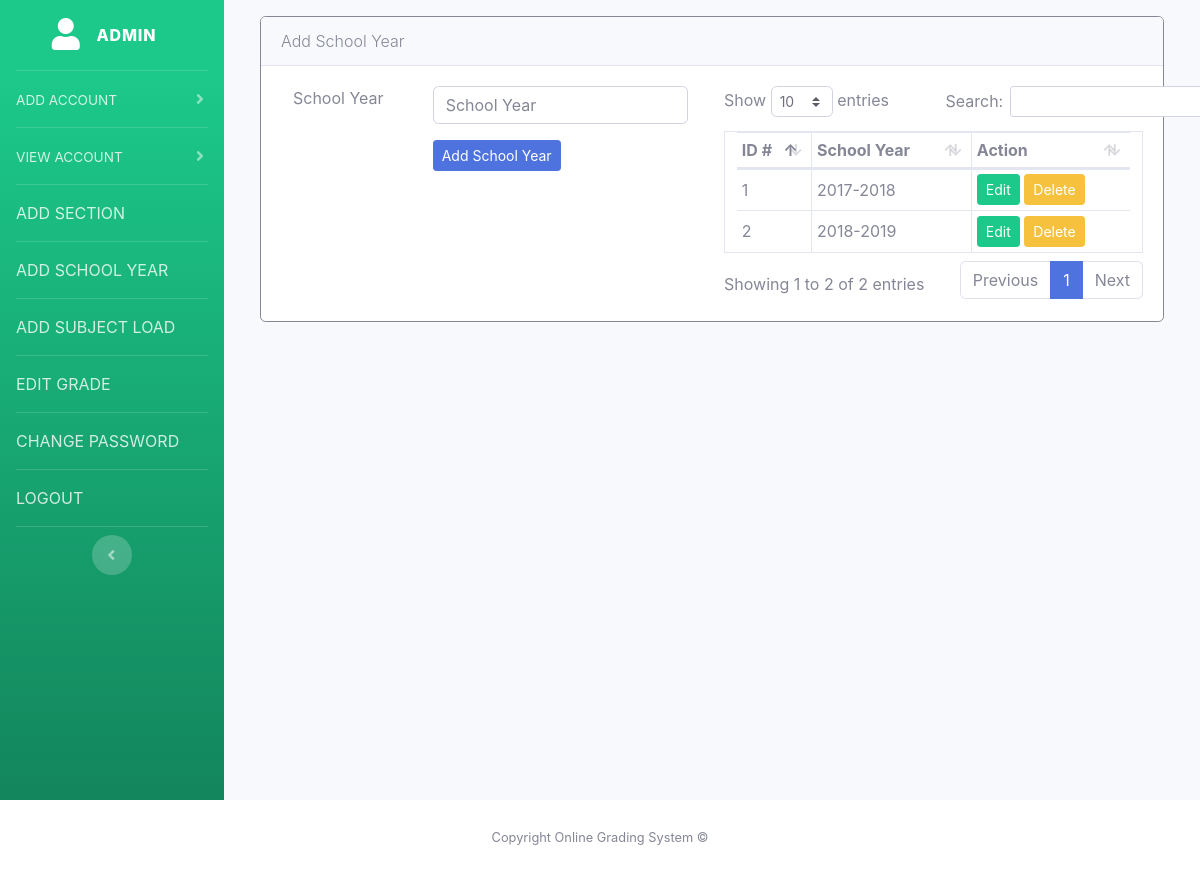
Page /index.php?p=principals&a=add-school-year (signed in) on the committed database.
### tables this page shows
CREATE TABLE `school_year` (
  `id` int NOT NULL,
  `name` varchar(255) DEFAULT NULL
);

### index.php (called while the page is built, shortened)
<?php
include 'views/inc/header.php';
include 'sys/routes.php';
include 'views/inc/footer.php';
?>

### views/admin/add-schoolyear.php (the view, shortened to what this page needs)
<div class="card border-secondary mt-3">
  <div class="card-header">
  	<p class="lead m-0">Add School Year</p>
  </div>
  <div class="card-body row">
    <div class="col-md-6">
        <form class="col-md-12" action="<?php echo htmlspecialchars($_SERVER['PHP_SELF']); ?>" method="POST">
        	<div class="form-group row">
        		<div class="col-4">
        				School Year
        		</div>
        		<div class="col-8">
        			<input class="form-control" placeholder="School Year" type="text" name="school_year" required>
        		</div>
        	</div>
        	<div class="form-group row">
        		<div class="col-4"></div>
        		<div class="col-8">
        				<button class="btn btn-sm btn-primary" type="submit" name="add-school-year">Add School Year</button>
        		</div>
        	</div>
        </form>
    </div>
    <div class="col-md-6">
        <table id="add-school-year-table" class="table-bordered col-md-12 table-sm m-auto">
            <thead>
                <tr>
                    <th>ID #</th>
                    <th>School Year</th>
                    <th>Action</th>
                </tr>
            </thead>
            <tbody>
              <?php  foreach ($school_years as $school_year ) { ?>
                <tr>
                    <td><?php  echo $school_year['id']; ?></td>
                    <td><?php  echo $school_year['name']; ?></td>
                    <td>
                        <button class="btn btn-success btn-sm" data-toggle="modal" data-target="#edit-modal-<?php echo $school_year['id']; ?>">Edit</button>
                        <button class="btn btn-warning btn-sm" data-toggle="modal" data-target="#delete-modal-<?php echo $school_year['id']; ?>">Delete</button>
                    </td>
                </tr>
              <?php  } ?>
            </tbody>
        </table>
    </div>
  </div>
</div>

### rows in the picture
school_year: id "1", name "2017-2018"
school_year: id "2", name "2018-2019"

### other values in the picture
$navbar['title'] "ADMIN"
str_replace("-"," ",$key) "ADD ACCOUNT"
str_replace("-"," ",$key) "VIEW ACCOUNT"
str_replace("-"," ",$key) "ADD SECTION"
str_replace("-"," ",$key) "ADD SCHOOL YEAR"
str_replace("-"," ",$key) "ADD SUBJECT LOAD"
str_replace("-"," ",$key) "EDIT GRADE"
str_replace("-"," ",$key) "CHANGE PASSWORD"
str_replace("-"," ",$key) "LOGOUT"
